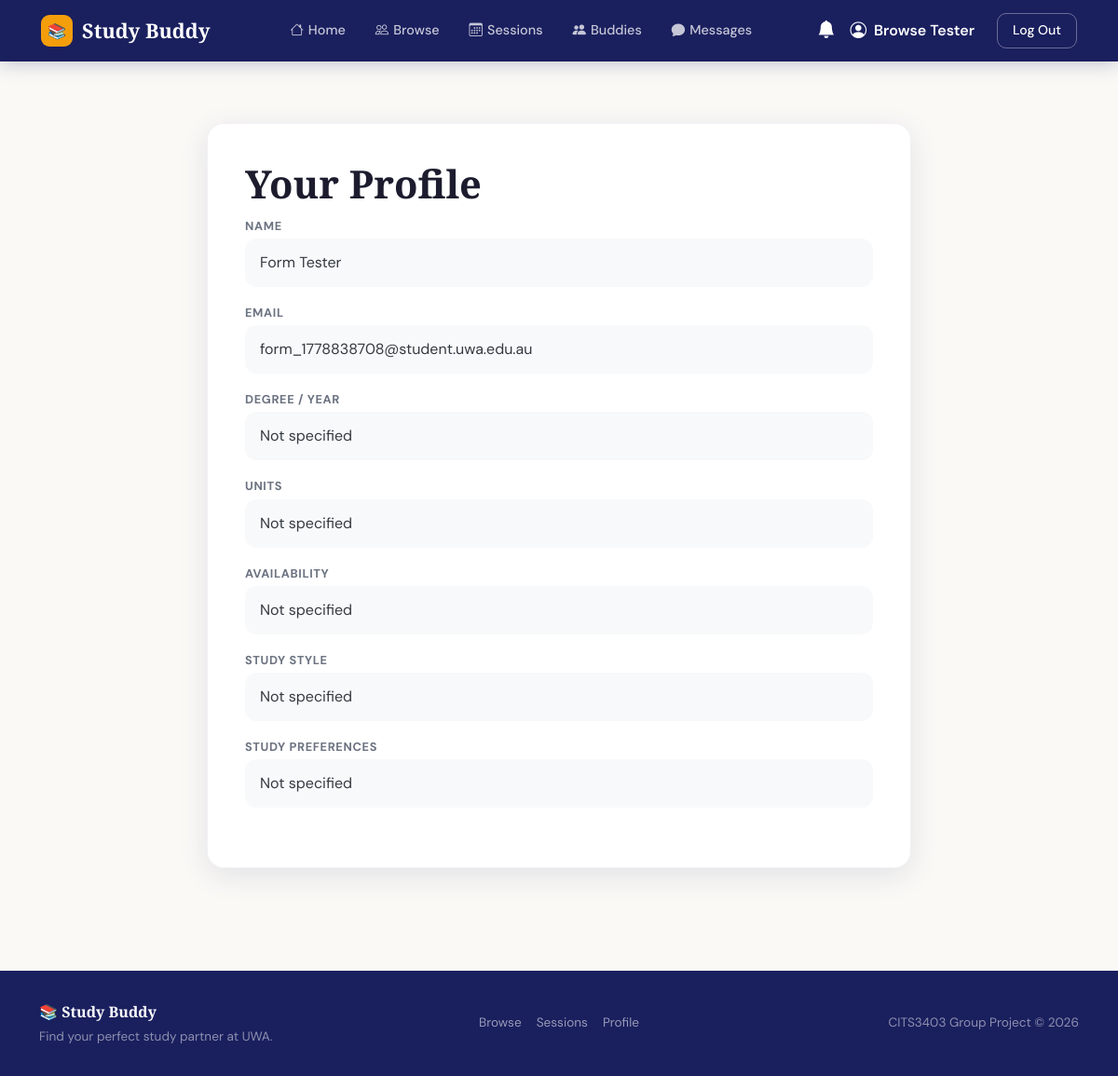
Page /profile/2 (signed in) on the committed database.
### app/models.py (models this page shows, shortened)
class User(UserMixin, db.Model):
    __tablename__ = 'user'
    id = db.Column(db.Integer, primary_key=True)
    name = db.Column(db.String(100), nullable=False)
    email = db.Column(db.String(120), unique=True, nullable=False)
    password_hash = db.Column(db.String(200), nullable=False)
    degree = db.Column(db.String(100))
    units = db.Column(db.String(200))
    availability = db.Column(db.String(200))
    study_style = db.Column(db.String(100))
    study_preferences = db.Column(db.String(500))
    open_to_teams = db.Column(db.Boolean, default=False)

### app/routes.py (the view)
@main.route('/profile/<int:user_id>')
@login_required
def view_profile(user_id):
    user = User.query.get_or_404(user_id)
    incoming_requests = []
    if user.id == current_user.id:
        incoming_requests = BuddyRequest.query.filter_by(
            receiver_id=current_user.id,
            status='pending'
        ).all()
    return render_template(
        'profile.html',
        user=user,
        incoming_requests=incoming_requests
    )

### app/models.py (called while the page is built)
@login_manager.user_loader
def load_user(user_id):
    return User.query.get(int(user_id))

### app/templates/profile.html (shortened to what this page needs)
{% extends "base.html" %}
{% block content %}
<div class="container" style="max-width:780px; margin:50px auto; padding-bottom:60px;">
  <div class="sb-card">
    <h1 class="page-title" style="margin-top:0;">Your Profile</h1>
    <div class="mb-3"><div class="info-label">Name</div><div class="info-box">{{ user.name }}</div></div>
    <div class="mb-3"><div class="info-label">Email</div><div class="info-box">{{ user.email }}</div></div>
    <div class="mb-3"><div class="info-label">Degree / Year</div><div class="info-box">{{ user.degree or 'Not specified' }}</div></div>
    <div class="mb-3"><div class="info-label">Units</div><div class="info-box">{{ user.units or 'Not specified' }}</div></div>
    <div class="mb-3"><div class="info-label">Availability</div><div class="info-box">{{ user.availability or 'Not specified' }}</div></div>
    <div class="mb-3"><div class="info-label">Study Style</div><div class="info-box">{{ user.study_style or 'Not specified' }}</div></div>
    <div class="mb-4"><div class="info-label">Study Preferences</div><div class="info-box">{{ user.study_preferences or 'Not specified' }}</div></div>
  </div>
</div>
{% endblock %}

### app/templates/base.html (shortened to what this page needs)
<!DOCTYPE html>
<html lang="en">
<head>
  <link href="https://cdn.jsdelivr.net/npm/bootstrap@5.3.3/dist/css/bootstrap.min.css" rel="stylesheet">
  <link rel="stylesheet" href="https://cdn.jsdelivr.net/npm/bootstrap-icons@1.11.3/font/bootstrap-icons.css">
  <link rel="stylesheet" href="{{ url_for('static', filename='css/style.css') }}">
</head>
<body>
  <nav class="sb-nav navbar navbar-expand-lg">
    <div class="container">
      <a class="navbar-brand" href="{{ url_for('main.home') }}">
        <div class="logo-icon">📚</div>Study Buddy
      </a>
      <div class="collapse navbar-collapse" id="navContent">
        <ul class="navbar-nav mx-auto gap-1">
          <li class="nav-item"><a class="nav-link" href="{{ url_for('main.home') }}"><i class="bi bi-house"></i>Home</a></li>
          <li class="nav-item"><a class="nav-link" href="{{ url_for('main.browse') }}"><i class="bi bi-people"></i>Browse</a></li>
          <li class="nav-item"><a class="nav-link" href="{{ url_for('main.sessions') }}"><i class="bi bi-calendar3"></i>Sessions</a></li>
          {% if current_user.is_authenticated %}
          <li class="nav-item"><a class="nav-link" href="{{ url_for('main.buddies') }}"><i class="bi bi-people-fill"></i>Buddies</a></li>
          <li class="nav-item">
            <a class="nav-link position-relative" href="{{ url_for('main.messages') }}">
              <i class="bi bi-chat-fill"></i>Messages
            </a>
          </li>
          {% endif %}
        </ul>
        <div class="d-flex align-items-center gap-2 mt-3 mt-lg-0">
          {% if current_user.is_authenticated %}
          <a href="{{ url_for('main.notifications') }}" class="position-relative me-2" style="color:white;text-decoration:none;">
            <i class="bi bi-bell-fill" style="font-size:1.2rem;"></i>
          </a>
          <a href="{{ url_for('main.profile') }}"
             class="d-flex align-items-center text-white text-decoration-none me-3"
             style="font-weight:600;">
            <i class="bi bi-person-circle me-2" style="font-size:1.1rem;"></i>
            {{ current_user.name if current_user.name else 'Profile' }}
          </a>
          <a class="btn-nav-login" href="{{ url_for('auth.logout') }}">Log Out</a>
          {% else %}
          <a class="btn-nav-login" href="{{ url_for('auth.login') }}">Log In</a>
          <a class="btn-nav-signup" href="{{ url_for('auth.signup') }}">Sign Up</a>
          {% endif %}
        </div>
      </div>
    </div>
  </nav>
  <main class="flex-grow-1">
    {% block content %}{% endblock %}
  </main>
  <footer class="sb-footer">
    <div class="container">
      <div class="row align-items-center">
        <div class="col-md-4 mb-3 mb-md-0">
          <span class="brand">📚 Study Buddy</span>
          <div class="mt-1">Find your perfect study partner at UWA.</div>
        </div>
        <div class="col-md-4 text-md-center mb-3 mb-md-0">
          <div class="d-flex gap-3 justify-content-md-center">
            <a href="{{ url_for('main.browse') }}">Browse</a>
            <a href="{{ url_for('main.sessions') }}">Sessions</a>
            {% if current_user.is_authenticated %}
            <a href="{{ url_for('main.profile') }}">Profile</a>
            {% endif %}
          </div>
        </div>
        <div class="col-md-4 text-md-end">CITS3403 Group Project © 2026</div>
      </div>
    </div>
  </footer>
</body>
</html>

### app/static/css/style.css (style rules this page uses)
:root { --navy: #1a1f5e; --indigo: #2d35a0; --amber: #f59e0b; --amber-light: #fef3c7; --cream: #faf9f6; --text: #1c1c2e; --muted: #6b7280; --radius: 18px; --shadow: 0 8px 32px rgba(26,31,94,0.10); }
*, *::before, *::after { box-sizing: border-box; margin: 0; padding: 0; }
body { font-family: 'DM Sans', sans-serif; background-color: var(--cream); color: var(--text); min-height: 100vh; display: flex; flex-direction: column; }
h1, h2, h3, h4, h5 { font-family: 'Playfair Display', serif; }
main { flex: 1; }
.sb-nav { background: var(--navy) !important; padding: 0 2rem; position: sticky; top: 0; z-index: 1000; box-shadow: 0 2px 20px rgba(26,31,94,0.25); }
.sb-nav .navbar-brand { font-family: 'Playfair Display', serif; font-size: 1.35rem; font-weight: 700; color: #fff !important; display: flex; align-items: center; gap: 10px; padding: 16px 0; text-decoration: none; }
.logo-icon { width: 34px; height: 34px; background: var(--amber); border-radius: 9px; display: flex; align-items: center; justify-content: center; font-size: 1rem; flex-shrink: 0; }
.sb-nav .nav-link { color: rgba(255,255,255,0.75) !important; font-weight: 500; font-size: 0.9rem; padding: 8px 14px !important; border-radius: 10px; transition: all 0.2s; text-decoration: none; }
.sb-nav .nav-link i { margin-right: 5px; }
.btn-nav-login { background: transparent; border: 1.5px solid rgba(255,255,255,0.35); color: #fff !important; border-radius: 10px; padding: 7px 16px; font-size: 0.88rem; font-weight: 500; text-decoration: none; transition: all 0.2s; }
.sb-footer { background: var(--navy); color: rgba(255,255,255,0.5); padding: 32px 0; font-size: 0.85rem; margin-top: auto; }
.sb-footer a { color: rgba(255,255,255,0.55); text-decoration: none; transition: color 0.2s; }
.sb-footer .brand { font-family: 'Playfair Display', serif; color: white; font-size: 1rem; font-weight: 600; }
.sb-card { background: white; border-radius: var(--radius); padding: 40px; box-shadow: var(--shadow); border: 1px solid rgba(26,31,94,0.06); }
.page-title { font-size: 2.6rem; font-weight: 700; margin: 40px 0 10px; color: var(--text); }
.info-label { font-weight: 700; color: var(--muted); margin-bottom: 4px; font-size: 0.8rem; text-transform: uppercase; letter-spacing: 0.05em; }
.info-box { background-color: #f8f9fa; border-radius: 12px; padding: 14px 16px; margin-bottom: 18px; color: #343a40; }

### rows in the picture
User: name "Browse Tester"
User: name "Form Tester", email "form_1778838708@student.uwa.edu.au", degree "Not specified", units "Not specified", availability "Not specified", study_style "Not specified", study_preferences "Not specified"
